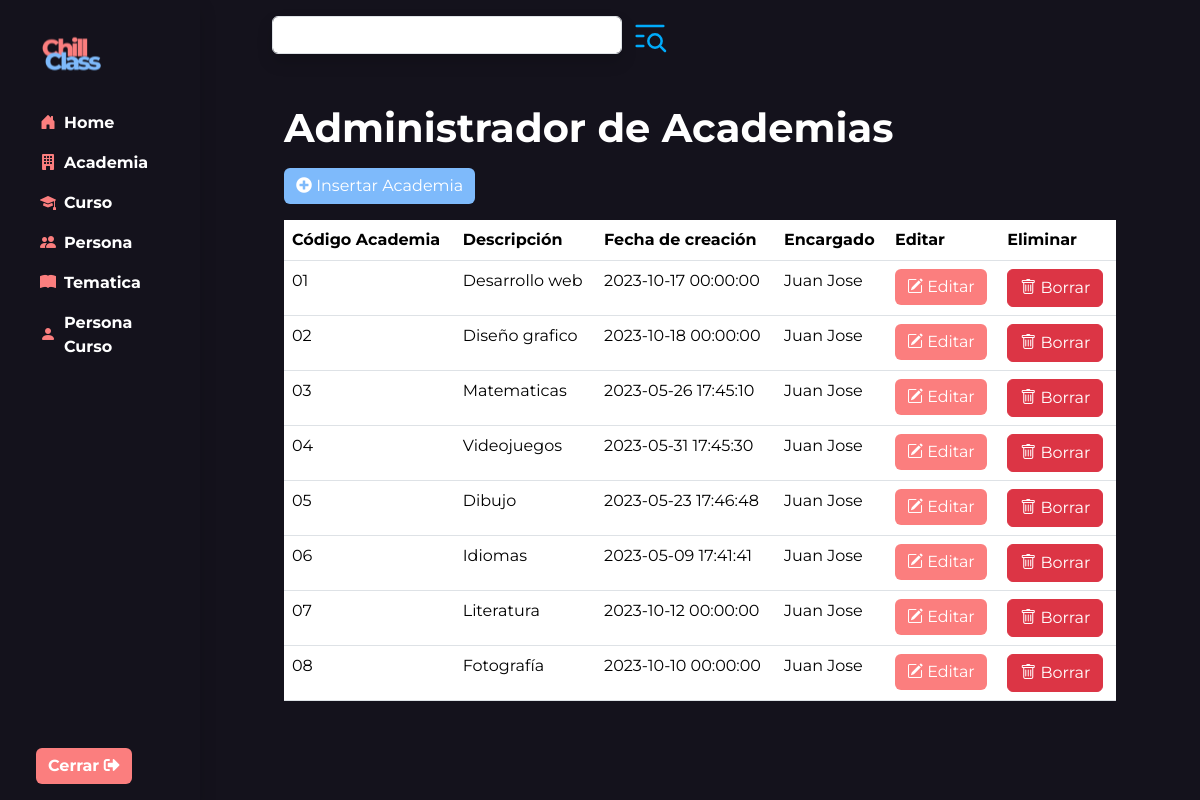
The app's page /admin/crud/academia/academia.php with its own data.
### tables this page shows
CREATE TABLE `academia` (
  `cod_academia` varchar(10) NOT NULL,
  `descripcion` text DEFAULT NULL,
  `fecha_creacion_academia` datetime DEFAULT NULL,
  `id_persona` int(12) DEFAULT NULL,
  PRIMARY KEY (`cod_academia`),
  KEY `id_persona` (`id_persona`),
  CONSTRAINT `academia_ibfk_1` FOREIGN KEY (`id_persona`) REFERENCES `persona` (`id_persona`)
);

CREATE TABLE `persona` (
  `id_persona` int(12) NOT NULL,
  `nombre` varchar(50) DEFAULT NULL,
  `apellido` varchar(50) DEFAULT NULL,
  `edad` int(3) DEFAULT NULL,
  `cod_genero` varchar(10) DEFAULT NULL,
  `contrasena` varchar(20) DEFAULT NULL,
  `tipo_persona` varchar(10) DEFAULT NULL,
  PRIMARY KEY (`id_persona`),
  KEY `tipo_persona` (`tipo_persona`),
  KEY `cod_genero` (`cod_genero`),
  CONSTRAINT `persona_ibfk_1` FOREIGN KEY (`tipo_persona`) REFERENCES `tipo_persona` (`tipo_persona`),
  CONSTRAINT `persona_ibfk_2` FOREIGN KEY (`tipo_persona`) REFERENCES `tipo_persona` (`tipo_persona`),
  CONSTRAINT `persona_ibfk_3` FOREIGN KEY (`cod_genero`) REFERENCES `genero` (`cod_genero`)
);

### admin/crud/academia/academia.php (the view, shortened to what this page needs)
<!DOCTYPE html>
<html lang="es">
<head>
    <link rel="stylesheet" href="../assets/styles/normalize.css">
    <link rel="stylesheet" href="../assets/styles/styles.css">
    <link rel="stylesheet" href="../assets/libs/node_modules/bootstrap/dist/css/bootstrap.css">
    <link rel="stylesheet" href="https://pro.fontawesome.com/releases/v5.10.0/css/all.css" />
    <link rel="stylesheet" href="https://cdn.jsdelivr.net/npm/bootstrap-icons@1.10.5/font/bootstrap-icons.css">
</head>
<body class="oscuro">
    <header class="header">
        <form id="forma" name="forma" action="academia.php">
            <div class="container-fluid">
                <div class="row flex-nowrap">
                    <?php include("../components/sidebar_admin.php") ?>
                    <div class="col py-3">
                        <div class="container">
                            <div class="buscar d-flex p-5 pt-0 pb-0 container">
                                <div class="buscar1">
                                    <input type="text" id="buscar" name="buscar" class="input-categorias shadow form-control pe-5 me-2" style="width: 350px;">
                                </div>
                                <div class="buscar2 ">
                                    <a href="#">
                                    </a>
                                </div>
                            </div>
                            <div class="p-5 tx-blanco">
                                <div class="container ">
                                    <h1 class="fw-bold">Administrador de Academias</h1>
                                    <a href="./insertar_academia.php" class="btn btn-secondary mt-2"><i class="fas fa-plus-circle"></i> Insertar Academia</a>
                                    <?php
                                    $mysql_host = 'localhost';
                                    $mysql_user = 'root';
                                    $password = '';
                                    $dbhandle = mysqli_connect($mysql_host, $mysql_user, $password) or die('Problemas de conexión BD');
                                    if (empty($_GET['buscar'])) {
                                        $result = mysqli_query($dbhandle, "select a.cod_academia, a.descripcion, a.fecha_creacion_academia, b.id_persona, b.nombre FROM academia a, persona b where a.id_persona = b.id_persona;") or die(mysqli_error($dbhandle));
                                    } else {
                                        $result = mysqli_query($dbhandle, "select a.cod_academia, a.descripcion, a.fecha_creacion_academia, b.id_persona, b.nombre FROM academia a, persona b where a.id_persona = b.id_persona and a.descripcion like '%" . $_GET['buscar'] . "%';") or die(mysqli_error($dbhandle));
                                    }
                                    echo "<table class='table tx-blanco mt-3'>
                                    <thead>
                                        <tr>
                                            <th>Código Academia</th>
                                            <th>Descripción</th>
                                            <th>Fecha de creación</th>
                                            <th>Encargado</th>
                                            <th>Editar</th>
                                            <th>Eliminar</th>
                                        </tr>
                                    </thead>
                                    <tbody>";
                                    while ($row = mysqli_fetch_array($result, MYSQLI_ASSOC)) {
                                        echo "<tr>";
                                        echo "<td>" . $row['cod_academia'] . "</td>";
                                        echo "<td>" . $row['descripcion'] . "</td>";
                                        echo "<td>" . $row['fecha_creacion_academia'] . "</td>";
                                        echo "<td>" . $row['nombre'] . "</td>";
                                        echo "<td><a class='btn btn-primary' href='editar_academia.php?num=" . $row['cod_academia'] . "'><i class='bi bi-pencil-square'></i> Editar</a> </td>";
                                        echo "<td> <a class='btn btn-danger' href='#' onclick='preguntar(\"" . $row['cod_academia'] . "\")'class='btn btn-primary btn-sm'><i class='bi bi-trash'></i> Borrar</a> </td>";
                                        echo "</tr>";
                                    }
                                    echo "</tbody>
                                    </table>";
                                    ?>
                                </div>
                            </div>
                        </div>
                    </div>
                </div>
            </div>
        </form>
    </header>
</body>
</html>

### admin/crud/assets/styles/styles.css (style rules this page uses)
:root { --Light-Blue: #7EBAFB; --Ligt-Pink: #FB7E7E; --Gray-Nigt: #14121C; --Gray-Nigt-Input: rgba(20, 18, 28, 0.9); --White: #FFFFFF; --Black: #000000; }
* { font-family: 'Montserrat', sans-serif; }
.oscuro { background: var(--Gray-Nigt) !important; }
.tx-blanco { color: var(--White) !important; }
.btn-primary { background: var(--Ligt-Pink) !important; border: var(--Ligt-Pink) !important; }
.btn-secondary { background: var(--Light-Blue) !important; border: var(--Light-Blue) !important; }

### records on screen
academia: cod_academia "01", descripcion "Desarrollo web", fecha_creacion_academia "2023-10-17 00:00:00", id_persona.nombre "Juan Jose"
academia: cod_academia "02", descripcion "Diseño grafico", fecha_creacion_academia "2023-10-18 00:00:00", id_persona.nombre "Juan Jose"
academia: cod_academia "03", descripcion "Matematicas", fecha_creacion_academia "2023-05-26 17:45:10", id_persona.nombre "Juan Jose"
academia: cod_academia "04", descripcion "Videojuegos", fecha_creacion_academia "2023-05-31 17:45:30", id_persona.nombre "Juan Jose"
academia: cod_academia "05", descripcion "Dibujo", fecha_creacion_academia "2023-05-23 17:46:48", id_persona.nombre "Juan Jose"
academia: cod_academia "06", descripcion "Idiomas", fecha_creacion_academia "2023-05-09 17:41:41", id_persona.nombre "Juan Jose"
academia: cod_academia "07", descripcion "Literatura", fecha_creacion_academia "2023-10-12 00:00:00", id_persona.nombre "Juan Jose"
academia: cod_academia "08", descripcion "Fotografía", fecha_creacion_academia "2023-10-10 00:00:00", id_persona.nombre "Juan Jose"
